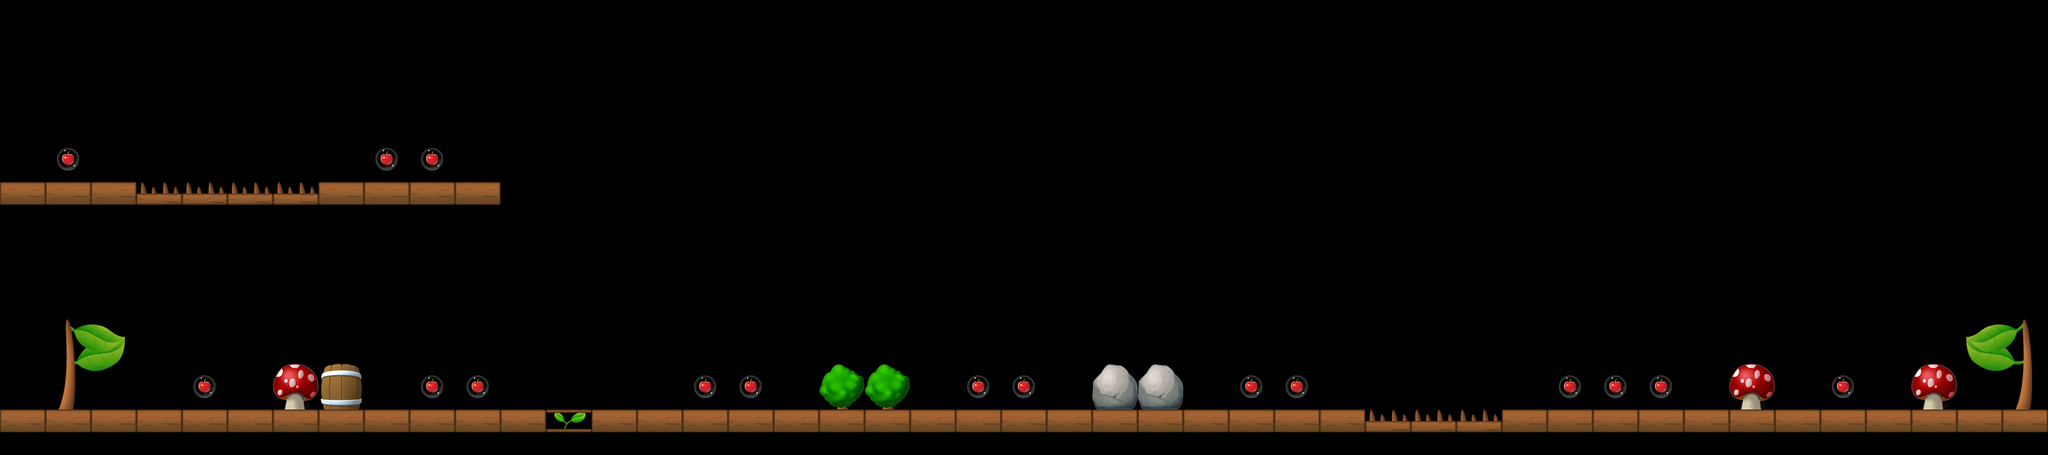

Below is a game level as drawn by its tile map, then a one-line description and the .tmx that defines it (tile-layer data replaced by summaries):
An orthogonal 45x10 tile map with 80x80 px tiles, 1 tile layer (Level).

<map version="1.0" orientation="orthogonal" width="45" height="10" tilewidth="80" tileheight="80">
 <properties>
  <property name="StartDirection" value="0" />
 </properties>
 <tileset firstgid="1" name="Untitled" tilewidth="80" tileheight="80">
  <image source="tileset.png" width="640" height="320" />
 </tileset>
 <layer name="Level" width="45" height="10">
  <data>[450 cells, 89 non-empty, 17 distinct tile ids]</data>
 </layer>
</map>
